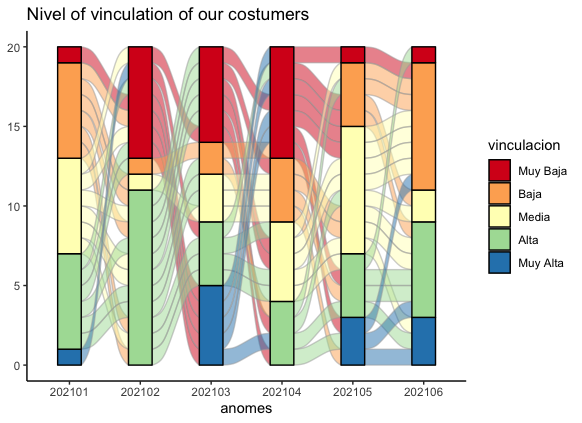

Here is the R script that generated this plot:
# Los usuarios domésticos recomiendan la estación espejo Tsinghua
library("tidyverse")
github2datos <- read_excel("datos/github2datos.xlsx", col_types = c("numeric", "text", "text"))

github2datos$vinculacion <- as.factor(github2datos$vinculacion)
github2datos_2 <- github2datos %>%
  mutate_if(sapply(vinculacion, is.character), as.factor)

github2datos$vinculacion <- factor(github2datos$vinculacion, 
                                   levels = c("Muy Baja","Baja", "Media", "Alta", "Muy Alta"))

ggplot(github2datos, 
       aes(x = anomes, stratum = vinculacion, alluvium = costumer_id, 
           fill = vinculacion, label = anomes)) + 
  scale_fill_brewer(type = "qual", palette = "Spectral") + 
  geom_flow(stat = "alluvium", lode.guidance = "rightleft", 
            color = "darkgray") + 
  geom_stratum() + 
  theme(legend.position = "bottom") + 
  ggtitle("Nivel of vinculation of our costumers")+
  theme_classic() 
